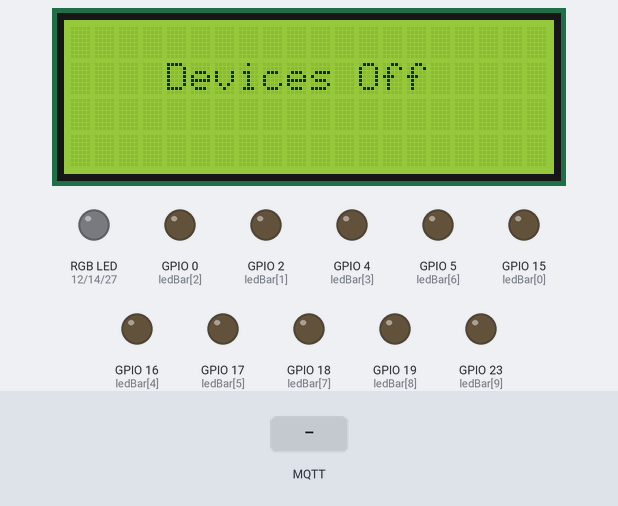
Bench run of a sketch on a simulated ESP32. Parts: 20×4 character LCD, an RGB LED mixed from three pins (HIGH = lit), output pins drawn as LEDs (lit = HIGH). The inputs (shaded band) are chosen by the test bench. WiFi joins after 1.5 s; servers stay silent unless stated; no MQTT or app messages arrive unless stated; what the sketch prints to the serial monitor is not drawn.

Above: at 5.8 s.
5.9 s: MQTT message "1" arrives on the first subscribed topic
At 6.9 s:
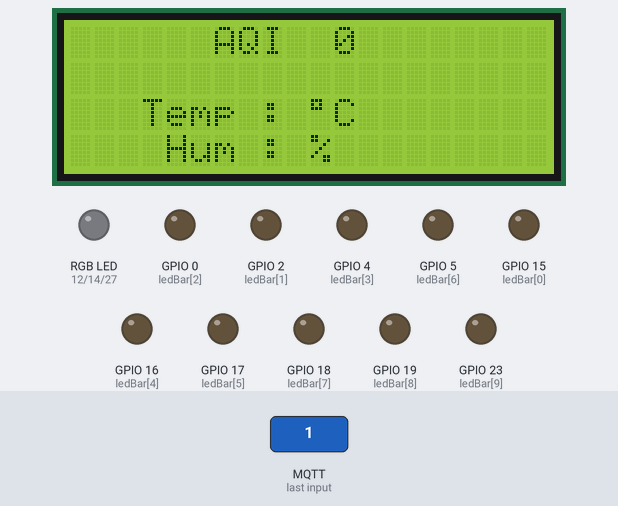
7.4 s: MQTT message "very Bad" arrives on the second subscribed topic
At 8.5 s:
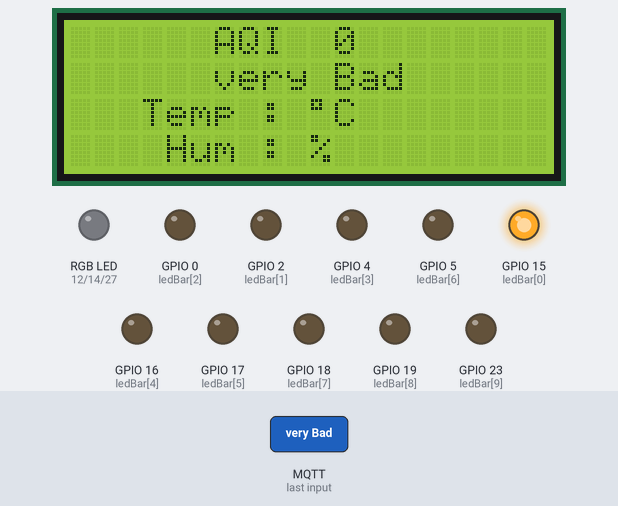
8.9 s: MQTT message "Bad" arrives on the second subscribed topic
At 9.4 s:
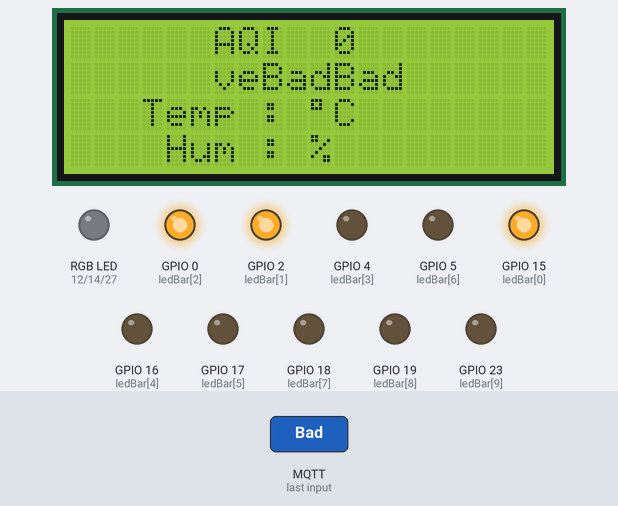
10.4 s: MQTT message "Normal" arrives on the second subscribed topic
At 11.0 s:
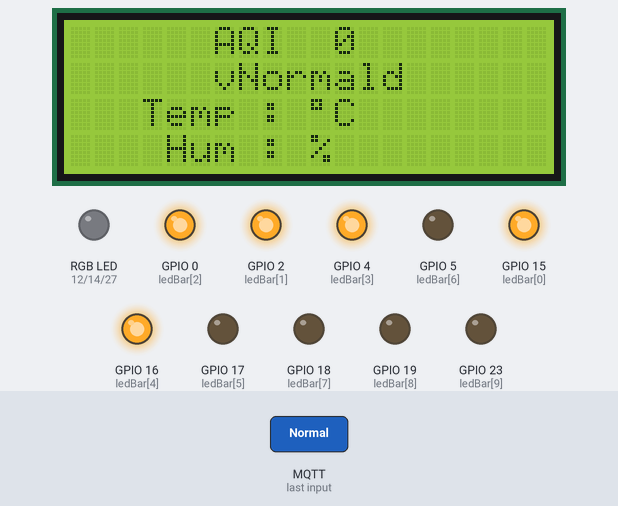
11.9 s: MQTT message "Good" arrives on the second subscribed topic
At 12.9 s:
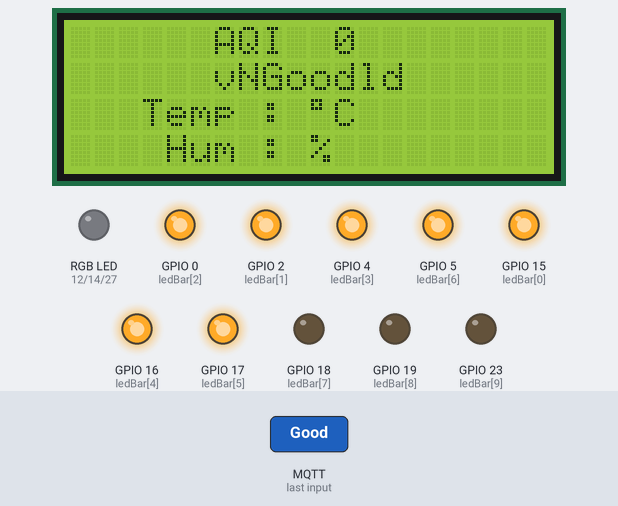
13.4 s: MQTT message "Very Good" arrives on the second subscribed topic
At 14.5 s:
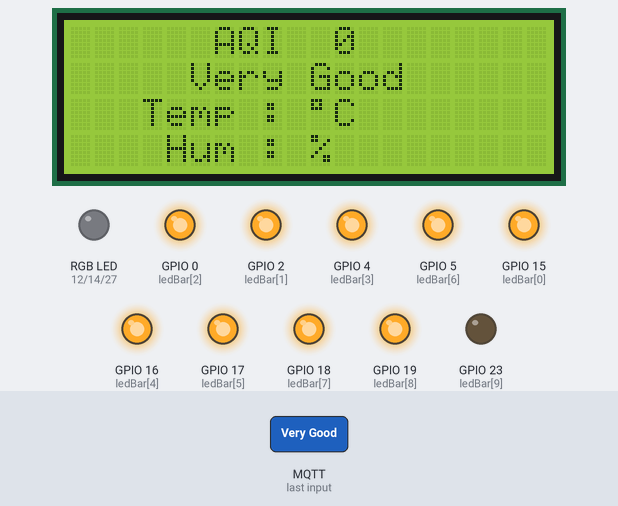
Timing chart, 0 to 15.9 s (numbered marks = the images above; inputs shaded):
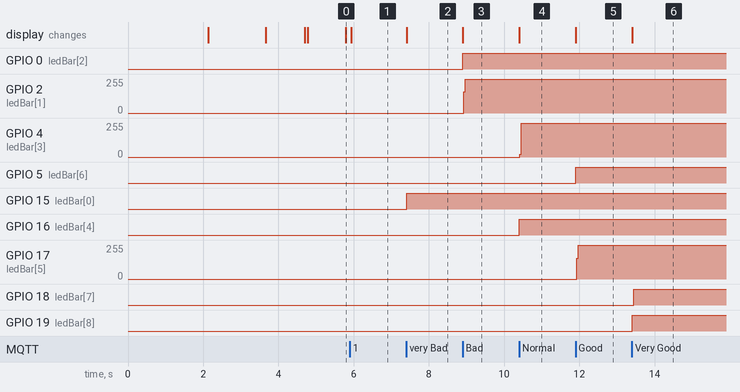

The sketch:

Publisher.ino
```cpp
#if defined(ESP8266)
#include <ESP8266WiFi.h>
#elif defined(ESP32)
#include <WiFi.h>
#endif
#include <PubSubClient.h>
#include <LiquidCrystal_I2C.h>

LiquidCrystal_I2C lcd(0x27, 20, 4);

#define WIFI_SSID "Wokwi-GUEST"
#define WIFI_PASSWORD ""
const char* mqtt_server = "broker.emqx.io";
const int mqtt_port = 1883;
const char* topic_temp = "uas_iot/kehidupan/temp";
const char* topic_hum = "uas_iot/kehidupan/hum";
const char* topic_aqi = "uas_iot/kehidupan/quality";
const char* topic_aqiValue = "uas_iot/kehidupan/qualityValue";
const char* topic_device = "uas_iot/kehidupan/device";
// const char* topic_pm = "uas_iot/kehidupan/pm";
// const char* topic_ozon = "uas_iot/kehidupan/ozon";
// const char* topic_co = "uas_iot/kehidupan/co";
// const char* topic_no2 = "uas_iot/kehidupan/no2";

int status = WL_IDLE_STATUS;
String temp = "";
String hum = "";
String aqi = "";
int aqiValue = 0;
bool deviceStatus = false;
bool lastTemp = false;
bool lastHum = false;
bool lastQ = false;
bool lastQV = false;

int ledBar[] = {15, 2, 0, 4, 16, 17, 5, 18, 19, 23};
int ledBarOn = 0;

int ledR = 12;
int ledG = 14;
int ledB = 27;

WiFiClient espClient;
PubSubClient client(espClient);

// fungsi agar untuk generate posisi tengah untuk teks pada lcd
int generatePosx(int length){
  return (20 - length) / 2;
}

void displayLedRGB(int RED, int GREEN, int BLUE){
  analogWrite(ledR, RED);
  analogWrite(ledG, GREEN);
  analogWrite(ledB, BLUE);
}

// connect/reconnect to wifi
void InitWiFi(){
  // cek status wifi
  if (WiFi.status() != WL_CONNECTED){ // if not connected
    Serial.print("Connecting to AP . ");
    // connecting to wifi
    WiFi.begin(WIFI_SSID, WIFI_PASSWORD);

    lcd.clear();
    lcd.setCursor(generatePosx(7), 0);
    lcd.print("UAS IOT");
    lcd.setCursor(generatePosx(19), 2);
    lcd.print("Connecting to WiFi");

    while (WiFi.status() != WL_CONNECTED){
      Serial.print(". ");
      delay(500);
    }

    Serial.println("Connected to AP");

    lcd.clear();
    lcd.setCursor(generatePosx(7), 0);
    lcd.print("UAS IOT");
    lcd.setCursor(generatePosx(15), 2);
    lcd.print("WiFi  Connected");
    delay(1000);
    lcd.clear();
  }
}

// connect/reconnect to mqtt broker
void reconnect() {
  // while client not coneccted to mqtt broker
  while (!client.connected()) {
    Serial.print("Attempting MQTT connection . . . ");
    lcd.clear();
    lcd.setCursor(generatePosx(7), 0);
    lcd.print("UAS IOT");
    lcd.setCursor(generatePosx(19), 2);
    lcd.print("Connecting to MQTT");

    // connecting to mqqt as a subscriber
    if (client.connect("mqtt-subscriber")) {
      Serial.println("connected");
      // subscribe to this topic
      client.subscribe(topic_device);
      client.subscribe(topic_aqi);
      client.subscribe(topic_aqiValue);
      client.subscribe(topic_temp);
      client.subscribe(topic_hum);
      // client.subscribe(topic_ozon);
      // client.subscribe(topic_pm);
      // client.subscribe(topic_co);
      // client.subscribe(topic_no2);
      lcd.clear();
      lcd.setCursor(generatePosx(7), 0);
      lcd.print("UAS IOT");
      lcd.setCursor(generatePosx(15), 2);
      lcd.print("MQTT  Connected");
      delay(1000);
    } else {
      Serial.print("failed, rc=");
      Serial.print(client.state());
      Serial.println(" try again in 5 seconds");
      delay(5000);
    }
    lcd.clear();
  }
}

// fungsi yang digunakan untuk memproses jika terdapat pesan baru pada mqtt
void callback(char* topic, byte* payload, unsigned int length) {

  String payloadString;
  for (int i = 0; i < length; i++) {
    payloadString += (char)payload[i];
  }
  Serial.println(payloadString);

  double payloadDouble = payloadString.toDouble();

  if (String(topic) == topic_device){
    if (payloadString == "1"){
      deviceStatus = true;
      lastTemp = true;
      lastHum = true;
      lastQ = true;
      lastQV = true;
    } else {
      deviceStatus = false;
    }
    lcd.clear();
  }

  if (String(topic) == topic_temp){
    if (payloadString != temp){
      temp = payloadString;
      lastTemp = true;
    }
  }

  if (String(topic) == topic_hum){
    if (payloadString != hum){
      hum = payloadString;
      lastHum = true;
    }
  }

  if (String(topic) == topic_aqiValue){
    if (payloadString.toInt() != aqiValue){
      aqiValue = payloadString.toInt();
      lastQV = true;
    }
  }

  if (String(topic) == topic_aqi){
    if (payloadString != aqi){
      lastQ = true;
      aqi = payloadString;
      if (aqi == "very Bad"){
        ledBarOn = 2;
      } else if (aqi == "Bad"){
        ledBarOn = 4;
      } else if (aqi == "Normal"){
        ledBarOn = 6;
      } else if (aqi == "Good"){
        ledBarOn = 8;
      } else if (aqi == "Very Good"){
        ledBarOn = 10;
      }
    }
  }
}

// persiapan awal
void setup() {
  // inisiasi serial monitor
  Serial.begin(115200);
  // inisiasi led bar
  for (int i = 0 ; i < 10 ; i++){
    pinMode(ledBar[i], OUTPUT);
  }
  // inisiasi ledRGB
  pinMode(ledR, OUTPUT);
  pinMode(ledG, OUTPUT);
  pinMode(ledB, OUTPUT);
  // inisiasi lcd i2c
  lcd.init();
  lcd.backlight();
  // inisiasi wifi
  lcd.clear();
  lcd.setCursor(generatePosx(7), 0);
  lcd.print("UAS IOT");
  lcd.setCursor(generatePosx(11), 1);
  lcd.print("Air Quality");
  lcd.setCursor(generatePosx(17), 2);
  lcd.print("Monitoring System");
  lcd.setCursor(generatePosx(7), 3);
  lcd.print("B  2024");
  delay(2000);

  InitWiFi();
  // inisiasi broker mqtt
  client.setServer(mqtt_server, mqtt_port);
  // inisiasi sebagai subscriber
  client.setCallback(callback);

  lcd.clear();
}

void loop() {
  InitWiFi();

  if (!client.connected()){
    reconnect();
  }

  if (deviceStatus){
    if (lastTemp){
      lcd.setCursor(generatePosx(13), 2);
      lcd.print("Temp : " + temp);
      lcd.write(byte(223));
      lcd.print("C");
      lastTemp = false;
    }

    if (lastHum){
      lcd.setCursor(generatePosx(11), 3);
      lcd.print("Hum : " + hum + "%");
      lastHum = false;
    }

    if (lastQV){
      lcd.setCursor(generatePosx(7), 0);
      lcd.print("AQI  " + String(aqiValue));
      lastQV = false;
    }

    if (lastQ){
      lcd.setCursor(generatePosx(aqi.length()), 1);
      lcd.print(aqi);
      lastQ = false;
    }

    for (int i = 0 ; i < ledBarOn ; i++){
      digitalWrite(ledBar[i], HIGH);
    }

    for (int i = ledBarOn-1 ; i < 10 ; i++){
      digitalWrite(ledBar[i], LOW);
    }

    if (temp != ""){
      double tempD = temp.toDouble();
      if (tempD < 30){
        displayLedRGB(0, 0, 255);
      } else if (tempD <= 33){
        displayLedRGB(0, 255, 0);
      } else if (tempD <= 36){
        displayLedRGB(255, 255, 0);
      } else if (tempD <= 40){
        displayLedRGB(255, 165, 0);
      } else {
        displayLedRGB(255, 0, 0);
      }
    }
  } else {
    lcd.setCursor(generatePosx(11), 1);
    lcd.print("Devices Off");
  }

  client.loop();
  // delay(1000);
}
```

Measured:
- after the input at 5.9 s, the display: changes at once (image 1)
- after the input at 7.4 s, GPIO 15 (ledBar[0]): LOW → HIGH at once; the display: changes at once (image 2)
- after the input at 8.9 s, GPIO 0 (ledBar[2]): LOW → HIGH at once; GPIO 2 (ledBar[1]): 0/255 → 255/255 at once; the display: changes at once (image 3)
- after the input at 10.4 s, GPIO 4 (ledBar[3]): 0/255 → 255/255 at once; GPIO 16 (ledBar[4]): LOW → HIGH at once; the display: changes at once (image 4)
- after the input at 11.9 s, GPIO 5 (ledBar[6]): LOW → HIGH at once; GPIO 17 (ledBar[5]): 0/255 → 255/255 at once; the display: changes at once (image 5)
- after the input at 13.4 s, GPIO 18 (ledBar[7]): LOW → HIGH after 0.05 s; GPIO 19 (ledBar[8]): LOW → HIGH at once; the display: changes at once (image 6)
